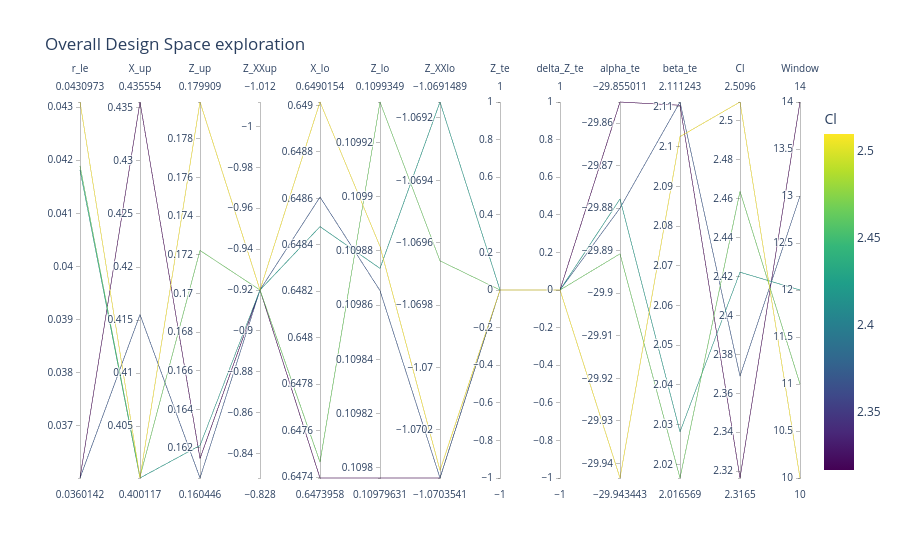

Here is the notebook cell this chart was saved with:
### Markdown cell above
Next, lets visualize the Design Space exploration. We'll use a Parallel Coordinates Plot since we have 11 params in the PARSEC parametrization. A simpler representation like the NACA would of course, make the plot less "crowded"

### Code cell
fig = px.parallel_coordinates(
    df, 
    color="Cl",  # Color lines by Cl
    labels={col: col for col in df.columns},
    color_continuous_scale=px.colors.sequential.Viridis,
    title="Overall Design Space exploration",
    template='plotly'
)
fig.show()

### Figure 1 — Plotly figure (JSON) as saved in the notebook; plotly's stock layout.template omitted (floating-point values rounded to 4 significant figures)
{"data": [{"dimensions": [{"label": "r_le", "values": [0.04182, 0.03601, 0.03601, 0.04189, 0.0431]}, {"label": "X_up", "values": [0.4001, 0.4155, 0.4356, 0.4002, 0.4001]}, {"label": "Z_up", "values": [0.1621, 0.1604, 0.1615, 0.1722, 0.1799]}, {"label": "Z_XXup", "values": [-0.92, -0.92, -0.92, -0.92, -0.92]}, {"label": "X_lo", "values": [0.6485, 0.6486, 0.6474, 0.6475, 0.649]}, {"label": "Z_lo", "values": [0.1099, 0.1099, 0.1098, 0.1099, 0.1099]}, {"label": "Z_XXlo", "values": [-1.069, -1.07, -1.07, -1.07, -1.07]}, {"label": "Z_te", "values": [0.0, 0.0, 0.0, 0.0, 0.0]}, {"label": "delta_Z_te", "values": [0.0, 0.0, 0.0, 0.0, 0.0]}, {"label": "alpha_te", "values": [-29.88, -29.88, -29.86, -29.89, -29.94]}, {"label": "beta_te", "values": [2.028, 2.111, 2.11, 2.017, 2.103]}, {"label": "Cl", "values": [2.422, 2.369, 2.317, 2.464, 2.51]}, {"label": "Window", "values": [12.0, 13.0, 14.0, 11.0, 10.0]}], "domain": {"x": [0, 1], "y": [0, 1]}, "line": {"color": [2.422, 2.369, 2.317, 2.464, 2.51], "coloraxis": "coloraxis"}, "name": "", "type": "parcoords"}], "layout": {"coloraxis": {"colorbar": {"title": {"text": "Cl"}}, "colorscale": [[0, "#440154"], [0.1111, "#482878"], [0.2222, "#3e4989"], [0.3333, "#31688e"], [0.4444, "#26828e"], [0.5556, "#1f9e89"], [0.6667, "#35b779"], [0.7778, "#6ece58"], [0.8889, "#b5de2b"], [1, "#fde725"]]}, "legend": {"tracegroupgap": 0}, "title": {"text": "Overall Design Space exploration"}}}
